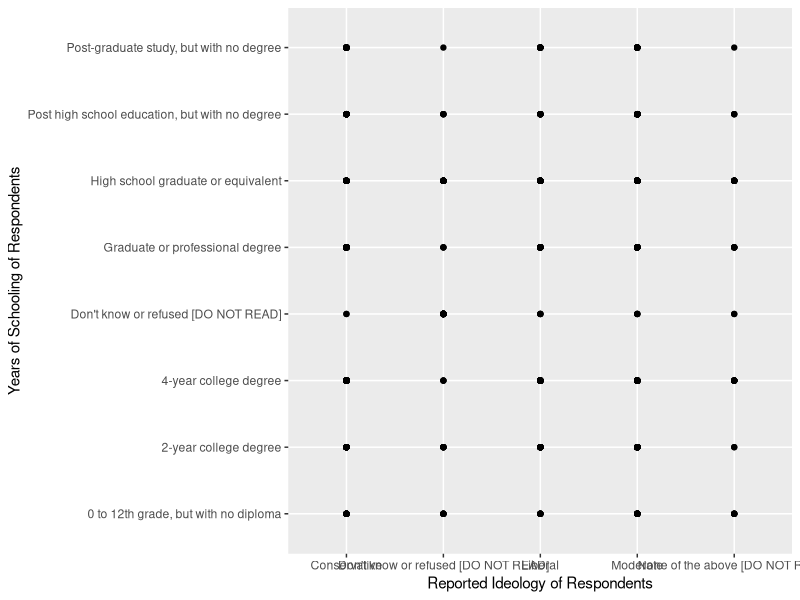

Recreate this plot in R.
## ---- chunk 1
library(tidyverse)
library(dplyr)
library(readr)

medicaid <- read_csv("data/medicaid.csv") 
medicaid 

ideology_plot <- ggplot(data = medicaid,
                        mapping = aes(x = d9,
                                      y = d10)) + 
  geom_point() + 
  geom_smooth() + 
  labs(x = "Reported Ideology of Respondents",
       y = "Years of Schooling of Respondents")
ideology_plot
